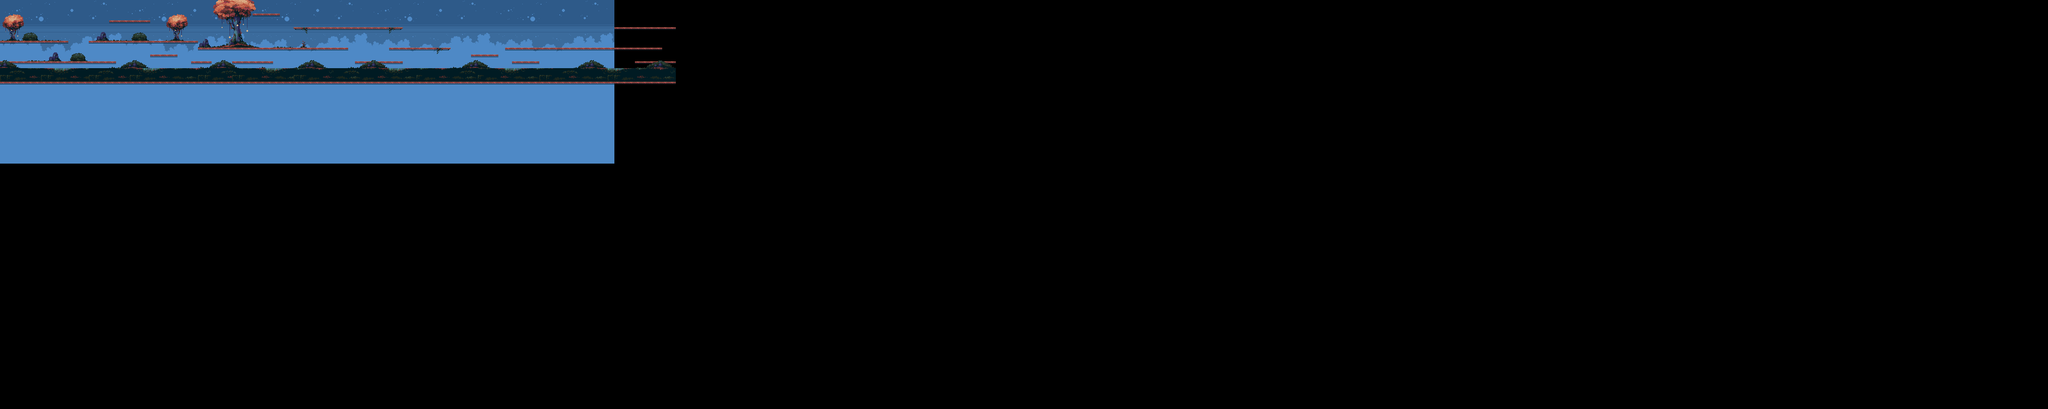

This game map was drawn from its Tiled (.tmx) file and the tilesets committed beside it. A one-line description and the trimmed map source follow:
An orthogonal 300x60 tile map with 16x16 px tiles, 3 tile layers (Background, Platforms, Foreground), 2 tilesets.

<map version="1.10" tiledversion="1.11.2" orientation="orthogonal" renderorder="right-down" width="300" height="60" tilewidth="16" tileheight="16" infinite="0" nextlayerid="5" nextobjectid="1">
 <tileset firstgid="1" source="level_1_tileset.tsx" />
 <tileset firstgid="199" source="level_1_tileset_background.tsx" />
 <layer id="4" name="Background" width="300" height="60" parallaxx="0.8" parallaxy="0.8">
  <data>[18000 cells, 2160 non-empty, 198 distinct tile ids]</data>
 </layer>
 <layer id="1" name="Platforms" width="300" height="60">
  <data>[18000 cells, 265 non-empty, 5 distinct tile ids]</data>
 </layer>
 <layer id="3" name="Foreground" width="300" height="60">
  <data>[18000 cells, 392 non-empty, 121 distinct tile ids]</data>
 </layer>
</map>
